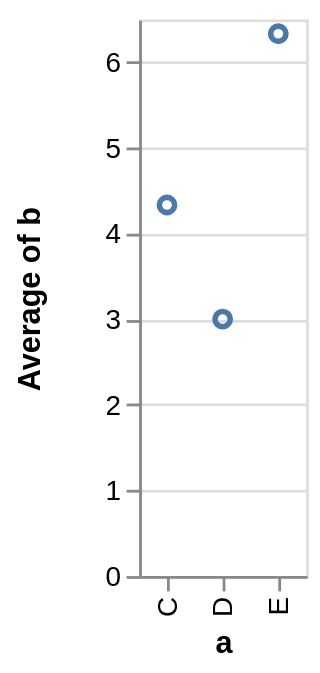

Specify this chart in Vega-Lite:
### Vega specification from a JSON file in a GitHub repository (floating-point values rounded to 4 significant figures)
{"$schema": "https://vega.github.io/schema/vega/v4.json", "autosize": "pad", "padding": 5, "height": 200, "style": "cell", "data": [{"name": "source_0", "values": [{"a": "C", "b": 2}, {"a": "C", "b": 7}, {"a": "C", "b": 4}, {"a": "D", "b": 1}, {"a": "D", "b": 2}, {"a": "D", "b": 6}, {"a": "E", "b": 8}, {"a": "E", "b": 4}, {"a": "E", "b": 7}]}, {"name": "data_0", "source": "source_0", "transform": [{"type": "aggregate", "groupby": ["a"], "ops": ["average"], "fields": ["b"], "as": ["average_b"]}]}], "signals": [{"name": "x_step", "value": 20}, {"name": "width", "update": "bandspace(domain('x').length, 1, 0.5) * x_step"}], "marks": [{"name": "marks", "type": "symbol", "style": ["point"], "from": {"data": "data_0"}, "encode": {"update": {"fill": [{"test": "datum[\"average_b\"] === null || isNaN(datum[\"average_b\"])", "value": null}, {"value": "transparent"}], "stroke": [{"test": "datum[\"average_b\"] === null || isNaN(datum[\"average_b\"])", "value": null}, {"value": "#4c78a8"}], "tooltip": {"signal": "{\"a\": ''+datum[\"a\"], \"Average of b\": format(datum[\"average_b\"], \"\")}"}, "x": {"scale": "x", "field": "a"}, "y": {"scale": "y", "field": "average_b"}}}}], "scales": [{"name": "x", "type": "point", "domain": {"data": "data_0", "field": "a", "sort": true}, "range": {"step": {"signal": "x_step"}}, "padding": 0.5}, {"name": "y", "type": "linear", "domain": {"data": "data_0", "field": "average_b"}, "range": [{"signal": "height"}, 0], "nice": true, "zero": true}], "axes": [{"scale": "x", "orient": "bottom", "grid": false, "title": "a", "labelAlign": "right", "labelAngle": 270, "labelBaseline": "middle", "zindex": 1}, {"scale": "y", "orient": "left", "grid": false, "title": "Average of b", "labelOverlap": true, "tickCount": {"signal": "ceil(height/40)"}, "zindex": 1}, {"scale": "y", "orient": "left", "gridScale": "x", "grid": true, "tickCount": {"signal": "ceil(height/40)"}, "domain": false, "labels": false, "maxExtent": 0, "minExtent": 0, "ticks": false, "zindex": 0}], "config": {"axisY": {"minExtent": 30}}}
